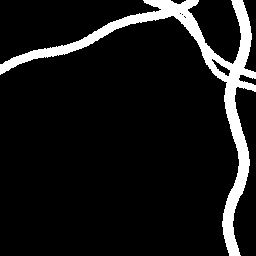
#> input picture _sample.png, 256 x 256 px
$ jupyter execute --allow-errors fiber_distance_transform.ipynb   (older library calls are emulated)
#> lines starting #> are read from the running program, lines starting #| are printed output that depends on the picture; after the words box and inside, x2 and y2 are one past the last pixel; in counts of white or black regions, pixels touching at a corner belong together
### utils.py
import mahotas as mh
import numpy as np
import math

# [20 lines left out: function branchedPoints, not called in this run]


def endPoints(skel):
    endpoint1 = np.array([[0, 0, 0],
                          [0, 1, 0],
                          [2, 1, 2]])

    endpoint2 = np.array([[0, 0, 0],
                          [0, 1, 2],
                          [0, 2, 1]])

    endpoint3 = np.array([[0, 0, 2],
                          [0, 1, 1],
                          [0, 0, 2]])

    endpoint4 = np.array([[0, 2, 1],
                          [0, 1, 2],
                          [0, 0, 0]])

    endpoint5 = np.array([[2, 1, 2],
                          [0, 1, 0],
                          [0, 0, 0]])

    endpoint6 = np.array([[1, 2, 0],
                          [2, 1, 0],
                          [0, 0, 0]])

    endpoint7 = np.array([[2, 0, 0],
                          [1, 1, 0],
                          [2, 0, 0]])

    endpoint8 = np.array([[0, 0, 0],
                          [2, 1, 0],
                          [1, 2, 0]])

    ep1 = mh.morph.hitmiss(skel, endpoint1)
    ep2 = mh.morph.hitmiss(skel, endpoint2)
    ep3 = mh.morph.hitmiss(skel, endpoint3)
    ep4 = mh.morph.hitmiss(skel, endpoint4)
    ep5 = mh.morph.hitmiss(skel, endpoint5)
    ep6 = mh.morph.hitmiss(skel, endpoint6)
    ep7 = mh.morph.hitmiss(skel, endpoint7)
    ep8 = mh.morph.hitmiss(skel, endpoint8)
    ep = ep1 + ep2 + ep3 + ep4 + ep5 + ep6 + ep7 + ep8
    return ep


def pruning(skeleton, size):
    for i in range(0, size):
        endpoints = endPoints(skeleton)
        endpoints = np.logical_not(endpoints)
        skeleton = np.logical_and(skeleton, endpoints)
    return skeleton

def neighbours(x,y,image):
    """Return 8-neighbours of image point P1(x,y), in a clockwise order"""
    img = image
    x_1, y_1, x1, y1 = x-1, y-1, x+1, y+1;
    # return [ img[x_1][y], img[x_1][y1], img[x][y1], img[x1][y1], img[x1][y], img[x1][y_1], img[x][y_1], img[x_1][y_1] ]
    return [ img[x_1][y], img[x_1][y_1], img[x][y_1], img[x1][y_1], img[x1][y], img[x1][y1], img[x][y1], img[x_1][y1] ]


def getSkeletonIntersection(skeleton):
    """ Given a skeletonised image, it will give the coordinates of the intersections of the skeleton.

    Keyword arguments:
    skeleton -- the skeletonised image to detect the intersections of

    Returns:
    List of 2-tuples (x,y) containing the intersection coordinates
    """
    # A biiiiiig list of valid intersections             2 3 4
    # These are in the format shown to the right         1 C 5
    #                                                    8 7 6
    validIntersection = [[0, 1, 0, 1, 0, 0, 1, 0], [0, 0, 1, 0, 1, 0, 0, 1], [1, 0, 0, 1, 0, 1, 0, 0],
                         [0, 1, 0, 0, 1, 0, 1, 0], [0, 0, 1, 0, 0, 1, 0, 1], [1, 0, 0, 1, 0, 0, 1, 0],
                         [0, 1, 0, 0, 1, 0, 0, 1], [1, 0, 1, 0, 0, 1, 0, 0], [0, 1, 0, 0, 0, 1, 0, 1],
                         [0, 1, 0, 1, 0, 0, 0, 1], [0, 1, 0, 1, 0, 1, 0, 0], [0, 0, 0, 1, 0, 1, 0, 1],
                         [1, 0, 1, 0, 0, 0, 1, 0], [1, 0, 1, 0, 1, 0, 0, 0], [0, 0, 1, 0, 1, 0, 1, 0],
                         [1, 0, 0, 0, 1, 0, 1, 0], [1, 0, 0, 1, 1, 1, 0, 0], [0, 0, 1, 0, 0, 1, 1, 1],
                         [1, 1, 0, 0, 1, 0, 0, 1], [0, 1, 1, 1, 0, 0, 1, 0], [1, 0, 1, 1, 0, 0, 1, 0],
                         [1, 0, 1, 0, 0, 1, 1, 0], [1, 0, 1, 1, 0, 1, 1, 0], [0, 1, 1, 0, 1, 0, 1, 1],
                         [1, 1, 0, 1, 1, 0, 1, 0], [1, 1, 0, 0, 1, 0, 1, 0], [0, 1, 1, 0, 1, 0, 1, 0],
                         [0, 0, 1, 0, 1, 0, 1, 1], [1, 0, 0, 1, 1, 0, 1, 0], [1, 0, 1, 0, 1, 1, 0, 1],
                         [1, 0, 1, 0, 1, 1, 0, 0], [1, 0, 1, 0, 1, 0, 0, 1], [0, 1, 0, 0, 1, 0, 1, 1],
                         [0, 1, 1, 0, 1, 0, 0, 1], [1, 1, 0, 1, 0, 0, 1, 0], [0, 1, 0, 1, 1, 0, 1, 0],
                         [0, 0, 1, 0, 1, 1, 0, 1], [1, 0, 1, 0, 0, 1, 0, 1], [1, 0, 0, 1, 0, 1, 1, 0],
                         [1, 0, 1, 1, 0, 1, 0, 0]];
    image = skeleton.copy();
    # image = image/255;
    intersections = list();
    for x in range(1, len(image) - 1):
        for y in range(1, len(image[x]) - 1):
            # If we have a white pixel
            if image[x][y] == 1:
                neighbours1 = neighbours(x, y, image);
                valid = True;
                if neighbours1 in validIntersection:
                    intersections.append((y, x));
    # Filter intersections to make sure we don't count them twice or ones that are very close together
    for point1 in intersections:
        for point2 in intersections:
            if (((point1[0] - point2[0]) ** 2 + (point1[1] - point2[1]) ** 2) < 10 ** 2) and (point1 != point2):
                intersections.remove(point2);
    # Remove duplicates
    intersections = list(set(intersections));
    return intersections


def removeCross(cross, distanceMap, thinned):
    width = distanceMap[cross[1]][cross[0]]

    width = width.astype('uint8')

    for x in range(0, width * 2 + 1):
        for y in range(0, width * 2 + 1):
            # print(x - width, y - width)

            i = cross[1] - width + x
            j = cross[0] - width + y

            if i>=0 and i<thinned.shape[0] and j>=0 and j<thinned.shape[1]:
                thinned[i][j] = False

    return thinned


# [12 lines left out: function get_mean_diameter, not called in this run]

def removeCrosses(skeleton, distance_map, crosses):
    """ Eliminar intersecciones """
    uncrossed = skeleton.copy()
    # recorrer puntos de interseccion:
    for cross in crosses:
        x = cross[0]
        y = cross[1]
        width = math.ceil(distance_map[y,x])
        x_start = x - width if x - width >= 0 else 0
        y_start = y - width if y - width >= 0 else 0
        # por cada punto eliminar su alrededor segun valor del mapa de distancia
        uncrossed[y_start:y+width+1,x_start:x+width+1] = False

    return uncrossed


class Point:
    def __init__(self,x_init,y_init):
        self.x = x_init
        self.y = y_init

    def shift(self, x, y):
        self.x += x
        self.y += y

    def __repr__(self):
        return "".join(["Point(", str(self.x), ",", str(self.y), ")"])

# [49 lines left out: functions getNewPoint, getPointList, checkLinea, esLineaCompleta, not called in this run]

### fiber_distance_transform.ipynb
[cell 1]
import cv2
import matplotlib.pyplot as plt
from skimage import morphology
from utils import pruning, getSkeletonIntersection, removeCross
import numpy as np

[cell 2]
imgPath = "_sample.png"

rgb_img = cv2.imread(imgPath)
#> rgb_img is the input picture: shape (256, 256, 3); 9.4% white; 1 white region, box (x1, y1, x2, y2) and area: (0, 0, 256, 256) 6148
gray_img = cv2.cvtColor(rgb_img, cv2.COLOR_RGB2GRAY)
_,bin_img = cv2.threshold(gray_img,127,255,cv2.THRESH_BINARY)

plt.figure(figsize=(20,10))
plt.subplot(131), plt.imshow(rgb_img)
plt.subplot(132), plt.imshow(gray_img, cmap='gray')
plt.subplot(133), plt.imshow(bin_img, cmap='gray')
plt.show()
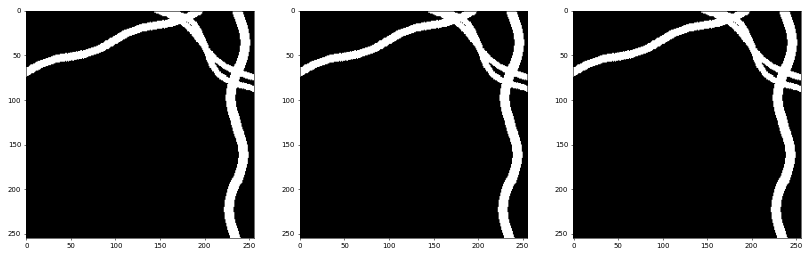
#> figure drawn by matplotlib, 3 panels

[cell 3]
bin_img[bin_img==255] = 1
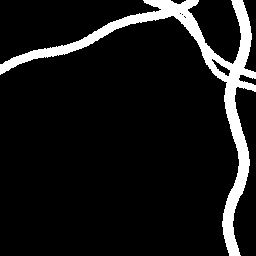
#> bin_img: shape (256, 256); values 0 (black) and 1 (white), 9.4% white; 1 white region, box (x1, y1, x2, y2) and area: (0, 0, 256, 256) 6148
skeleton1 = morphology.skeletonize(bin_img)
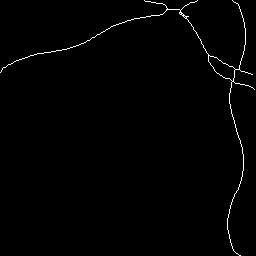
#> skeleton1: shape (256, 256) bool; 0.98% white in thin lines or dots
skeleton2 = morphology.skeletonize(bin_img, method='lee')
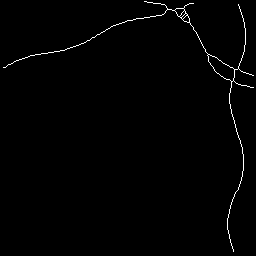
#> skeleton2: shape (256, 256) bool; 0.97% white in thin lines or dots
thinned = morphology.thin(bin_img)
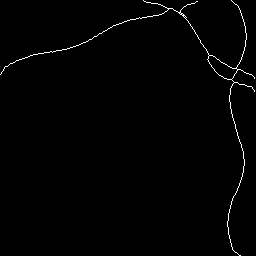
#> thinned: shape (256, 256) bool; 0.97% white in thin lines or dots
#> (the rest of this cell did not finish here and is left out)

prunned2 = pruning(skeleton2,3)
prunned3 = pruning(thinned,3)

plt.figure(figsize=(15,10))
plt.subplot(231), plt.title('Skeleton 1'), plt.imshow(skeleton1,cmap='gray')
plt.subplot(232), plt.title('Skeleton 2 (Lee)'), plt.imshow(skeleton2,cmap='gray')
plt.subplot(233), plt.title('Thinned'), plt.imshow(thinned,cmap='gray')
plt.subplot(234), plt.title('Skeleton 1 Prunned'), plt.imshow(prunned1,cmap='gray')
plt.subplot(235), plt.title('Skeleton 2 Prunned'), plt.imshow(prunned2,cmap='gray')
plt.subplot(236), plt.title('Thinned Prunned'), plt.imshow(prunned3,cmap='gray')
plt.show()

[cell 4]
# distance_map = cv2.distanceTransform(bin_img,cv2.DIST_L2, cv2.DIST_MASK_3)
distance_map = cv2.distanceTransform(bin_img, cv2.DIST_C, cv2.DIST_MASK_3)
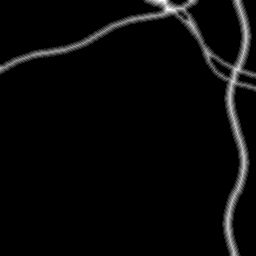
#> distance_map: shape (256, 256) float32; min 0, max 7, mean 0.243; drawn with min black and max white

print(distance_map.dtype)
#| float32

plt.figure(figsize=(5,5))
plt.imshow(distance_map, cmap='gray')
plt.show()

[cell 5]
intersecciones = getSkeletonIntersection(skeleton2)
#> the loop in getSkeletonIntersection, `for x in range(1, len(image) - 1):` made 254 passes
#> the loop in getSkeletonIntersection, `for point1 in intersections:` made 6 passes
#> point1 on passes 1 to 6: (183, 8), (167, 9), (184, 10), (189, 22), (238, 68), (233, 80)

print(type(intersecciones))
#| <class 'list'>
intersecciones
#> Out = [(238, 68), (233, 80), (208, 54), (189, 22), (167, 9), (184, 10)]

[cell 6]
print(skeleton1.dtype)
#| bool
print(skeleton2.dtype)
#| bool

plt.imshow(skeleton2)

[cell 7]
# mostrando las intersecciones
RGB = np.zeros((skeleton2.shape[0],skeleton2.shape[1],3), dtype=np.uint8)
# RGB[skeleton2]  = [255,255,255]
# RGB[~skeleton2] = [0,0,0]
RGB[skeleton2==1]  = [255,255,255]
RGB[skeleton2==0] = [0,0,0]

for cross in intersecciones:
  #thinnedInter[cross[1]][cross[0]] = False
  x = cross[1]
  y = cross[0]
  x_1, y_1, x1, y1 = x-1, y-1, x+1, y+1;
  #vecinos = neighbours(cross[1],cross[0],thinned)
  #print(vecinos)
  RGB[x,y] = [0,0,255]
  RGB[x_1,y] = [0,0,255]
  RGB[x_1,y1] = [0,0,255]
  RGB[x][y1] = [0,0,255]
  RGB[x1][y1] = [0,0,255]
  RGB[x1][y] = [0,0,255]
  RGB[x1][y_1] = [0,0,255]
  RGB[x][y_1] = [0,0,255]
  RGB[x_1][y_1] = [0,0,255]
#> this loop made 6 passes

plt.figure(figsize=(5,5))
plt.imshow(cv2.cvtColor(RGB, cv2.COLOR_BGR2RGB))
plt.show()

[cell 8]
uncrossed = skeleton2.copy()

for cross in intersecciones:
  uncrossed = removeCross(cross, distance_map, uncrossed)
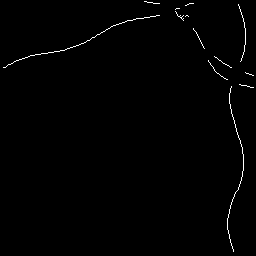
#> uncrossed: shape (256, 256) bool; 0.79% white in thin lines or dots

plt.figure(figsize=(50,50))
plt.imshow(uncrossed, cmap='gray')
plt.show()

[cell 9]
from new_distance_transform import removeCrosses

uncrossed2 = removeCrosses(skeleton2, distance_map, intersecciones)
#> the loop in removeCrosses, `for cross in crosses:` made 6 passes
plt.figure(figsize=(5,5))
plt.imshow(uncrossed2, cmap='gray')

[cell 10]
# conteo de pixeles
rows,cols = uncrossed.shape

diameters = dict()

#> (the rest of this cell did not finish here and is left out)

[cell 11]
diametros = {}
diametros_dm = np.floor(distance_map[uncrossed>0]*2)
unique, counts = np.unique(diametros_dm, return_counts=True)
diametros = dict(zip(unique, counts))

diametros
#> Out = {2: 3, 4: 11, 6: 99, 8: 177, 10: 228}

[cell 12]
plt.bar(list(diameters.keys()), diameters.values())
plt.ylabel('Frecuencia')
plt.xlabel('Diámetros')
plt.show()

[cell 13]
suma = 0
contador = 0
for k,v in diameters.items():
  suma += k*v
  contador += v

print('contador = ', contador)
#> (the rest of this cell did not finish here and is left out)

[cell 14]
# pruebas
img = np.array([[0, 1, 1, 1, 1, 0],[0, 1, 1, 1, 1, 0],[0, 1, 1, 1, 1, 0],[0, 1, 1, 1, 1, 0]], dtype=np.dtype('uint8'))

img.shape

[cell 15]
im_dm = cv2.distanceTransform(img, cv2.DIST_L2, 3)

#> (the rest of this cell did not finish here and is left out)

[cell 16]
print(im_dm)

[cell 17]
skeleton1 = morphology.skeletonize(img)

[cell 18]
skeleton1
